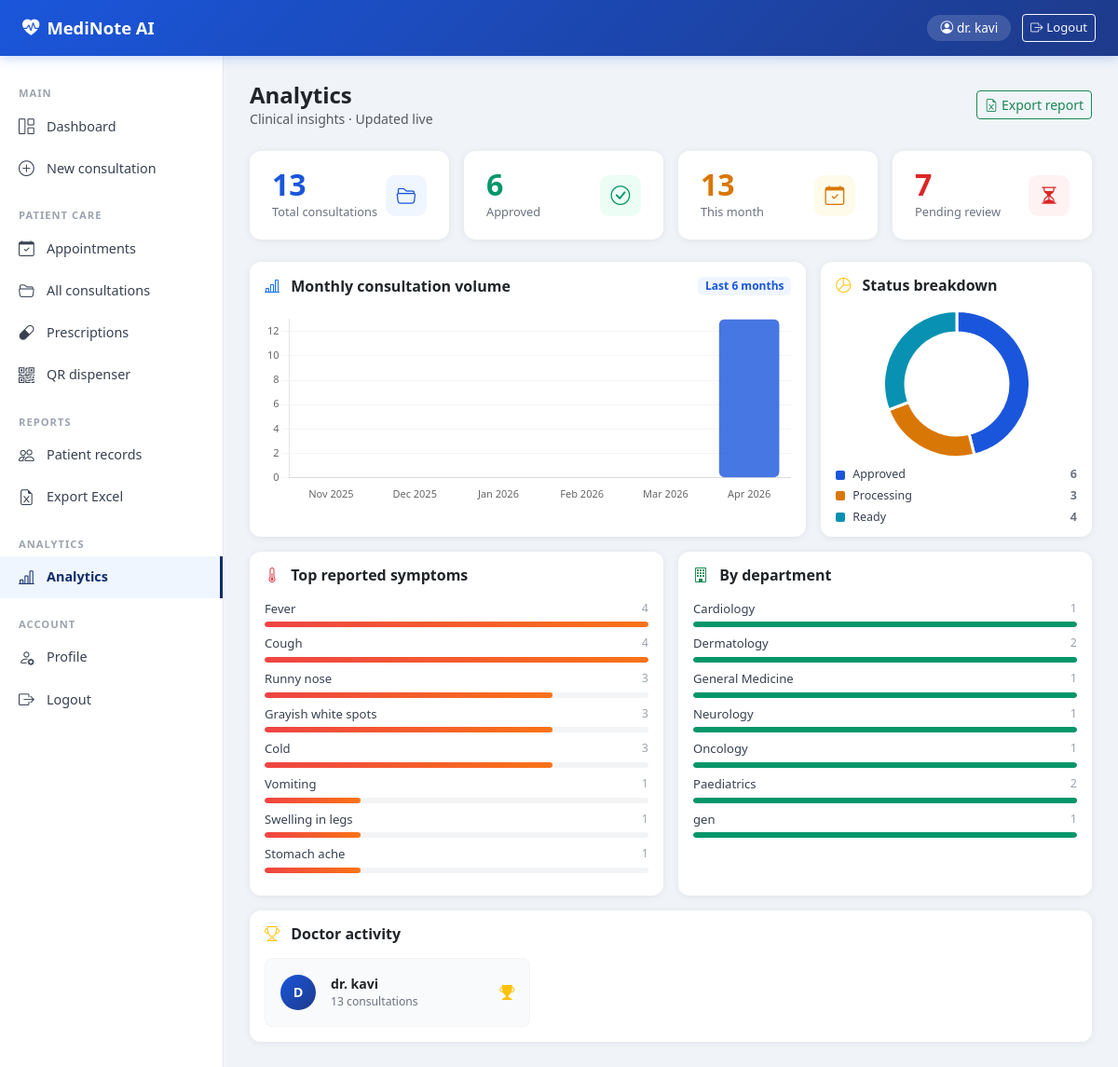
Screenshot of /analytics (signed in) with the database file from the repository.
### models/consultation.py (models this page shows, shortened)
class User(UserMixin, db.Model):
    __tablename__ = "users"
    id            = db.Column(db.Integer, primary_key=True)
    name          = db.Column(db.String(100), nullable=False)
    email         = db.Column(db.String(120), unique=True, nullable=False)
    password_hash = db.Column(db.String(200))
    role          = db.Column(db.String(20), default="doctor")
    created_at    = db.Column(db.DateTime, default=datetime.utcnow)

class Consultation(db.Model):
    __tablename__ = "consultations"
    id           = db.Column(db.Integer, primary_key=True)
    patient_name = db.Column(db.String(100))
    doctor_name  = db.Column(db.String(100))
    audio_file   = db.Column(db.String(200))
    status       = db.Column(db.String(30), default="uploaded")
    created_at   = db.Column(db.DateTime, default=datetime.utcnow)
    approved_at  = db.Column(db.DateTime, nullable=True)
    transcripts  = db.relationship("Transcript", backref="consultation", lazy=True)
    entities     = db.relationship("Entity", backref="consultation", lazy=True)
    notes        = db.relationship("Note", backref="consultation", lazy=True)
    prescriptions = db.relationship("Prescription", backref="consultation", lazy=True)

class Entity(db.Model):
    __tablename__ = "entities"
    id              = db.Column(db.Integer, primary_key=True)
    consultation_id = db.Column(db.Integer, db.ForeignKey("consultations.id"))
    entity_type     = db.Column(db.String(50))
    entity_value    = db.Column(db.String(200))
    metadata_json   = db.Column(db.Text)

### routes/patients.py (the view)
@patients_bp.route("/analytics")
@login_required
def analytics():
    from models.consultation import Consultation, Entity
    from sqlalchemy import func
    from datetime import datetime, timedelta
    total         = Consultation.query.count()
    approved      = Consultation.query.filter_by(status="approved").count()
    this_month    = Consultation.query.filter(
        Consultation.created_at >= datetime.now().replace(day=1)
    ).count()
    status_data = db.session.query(
        Consultation.status,
        func.count(Consultation.id)
    ).group_by(Consultation.status).all()
    dept_data = db.session.query(
        Entity.entity_value,
        func.count(Entity.id)
    ).filter(Entity.entity_type == "department")\
     .group_by(Entity.entity_value).all()
    symptom_data = db.session.query(
        Entity.entity_value,
        func.count(Entity.id).label("cnt")
    ).filter(Entity.entity_type == "symptoms")\
     .group_by(Entity.entity_value)\
     .order_by(func.count(Entity.id).desc()).limit(8).all()
    monthly = []
    for i in range(5, -1, -1):
        d     = datetime.now() - timedelta(days=30*i)
        count = Consultation.query.filter(
            func.strftime("%Y-%m", Consultation.created_at) ==
            d.strftime("%Y-%m")
        ).count()
        monthly.append({"month": d.strftime("%b %Y"), "count": count})
    doctor_data = db.session.query(
        Consultation.doctor_name,
        func.count(Consultation.id).label("cnt")
    ).group_by(Consultation.doctor_name)\
     .order_by(func.count(Consultation.id).desc()).limit(5).all()
    return render_template("analytics.html",
        total=total, approved=approved, this_month=this_month,
        status_data=status_data, dept_data=dept_data,
        symptom_data=symptom_data, monthly=monthly,
        doctor_data=doctor_data
    )

### templates/analytics.html (shortened to what this page needs)
{% extends "base.html" %}
{% block content %}
<div class="d-flex justify-content-between align-items-center mb-4">
  <div>
    <h4 class="fw-bold mb-0">Analytics</h4>
    <p class="text-muted mb-0" style="font-size:.88rem">
      Clinical insights · Updated live
    </p>
  </div>
  <a href="{{ url_for('consultation.export_excel') }}"
     class="btn btn-outline-success btn-sm">
    <i class="bi bi-file-earmark-excel me-1"></i>Export report
  </a>
</div>
<div class="row g-3 mb-4">
  {% for label, value, color, bg, icon in [
    ("Total consultations", total,          "#1a56db","#eff6ff","bi-folder2-open"),
    ("Approved",            approved,       "#059669","#ecfdf5","bi-check-circle"),
    ("This month",          this_month,     "#d97706","#fffbeb","bi-calendar-check"),
    ("Pending review",      total-approved, "#dc2626","#fef2f2","bi-hourglass-split")
  ] %}
  <div class="col-6 col-md-3">
    <div class="stat-card d-flex justify-content-between align-items-center">
      <div>
        <div class="stat-number" style="color:{{ color }}">{{ value }}</div>
        <div class="stat-label">{{ label }}</div>
      </div>
      <div class="stat-icon" style="background:{{ bg }};color:{{ color }}">
        <i class="bi {{ icon }}"></i>
      </div>
    </div>
  </div>
  {% endfor %}
</div>
<div class="row g-3 mb-3">
  <div class="col-md-8">
    <div class="card h-100">
      <div class="card-body pb-2">
        <div class="d-flex justify-content-between align-items-center mb-3">
          <h6 class="fw-bold mb-0">
            <i class="bi bi-bar-chart-line me-2 text-primary"></i>
            Monthly consultation volume
          </h6>
          <span class="badge" style="background:#eff6ff;color:#1a56db;font-size:.75rem">
            Last 6 months
          </span>
        </div>
        <canvas id="monthlyChart" height="110"></canvas>
      </div>
    </div>
  </div>
  <div class="col-md-4">
    <div class="card h-100">
      <div class="card-body pb-2">
        <h6 class="fw-bold mb-3">
          <i class="bi bi-pie-chart me-2 text-warning"></i>
          Status breakdown
        </h6>
        <div style="max-height:160px;display:flex;align-items:center;justify-content:center">
          <canvas id="statusChart" height="160"></canvas>
        </div>
        <div class="mt-2">
          {% set colors = ["#1a56db","#d97706","#0891b2","#059669","#dc2626","#7c3aed"] %}
          {% for s, cnt in status_data %}
          <div class="d-flex justify-content-between align-items-center mb-1">
            <div class="d-flex align-items-center gap-2">
              <div style="width:10px;height:10px;border-radius:2px;
                          background:{{ colors[loop.index0 % colors|length] }}"></div>
              <span style="font-size:.78rem;color:#374151">{{ s | capitalize }}</span>
            </div>
            <span class="fw-semibold" style="font-size:.78rem;color:#6b7280">{{ cnt }}</span>
          </div>
          {% endfor %}
        </div>
      </div>
    </div>
  </div>
</div>
<div class="row g-3 mb-3">
  <div class="col-md-6">
    <div class="card h-100">
      <div class="card-body">
        <h6 class="fw-bold mb-3">
          <i class="bi bi-thermometer-half me-2 text-danger"></i>
          Top reported symptoms
        </h6>
        {% if symptom_data %}
        {% for s, cnt in symptom_data %}
        <div class="mb-2">
          <div class="d-flex justify-content-between mb-1">
            <span style="font-size:.82rem;color:#374151">{{ s | capitalize }}</span>
            <span style="font-size:.78rem;color:#9ca3af">{{ cnt }}</span>
          </div>
          <div style="height:6px;background:#f3f4f6;border-radius:10px;overflow:hidden">
            <div style="height:100%;border-radius:10px;
                        background:linear-gradient(90deg,#ef4444,#f97316);
                        width:{{ (cnt / symptom_data[0][1] * 100)|int }}%">
            </div>
          </div>
        </div>
        {% endfor %}
        {% else %}
        <div class="text-center text-muted py-4" style="font-size:.88rem">
          <i class="bi bi-thermometer" style="font-size:2rem;opacity:.3"></i>
          <p class="mt-2 mb-0">No symptom data yet</p>
        </div>
        {% endif %}
      </div>
    </div>
  </div>
  <div class="col-md-6">
    <div class="card h-100">
      <div class="card-body">
        <h6 class="fw-bold mb-3">
          <i class="bi bi-building me-2 text-success"></i>
          By department
        </h6>
        {% if dept_data %}
        {% for dept, cnt in dept_data %}
        <div class="mb-2">
          <div class="d-flex justify-content-between mb-1">
            <span style="font-size:.82rem;color:#374151">
              {{ dept or "General Medicine" }}
            </span>
            <span style="font-size:.78rem;color:#9ca3af">{{ cnt }}</span>
          </div>
          <div style="height:6px;background:#f3f4f6;border-radius:10px;overflow:hidden">
            <div style="height:100%;border-radius:10px;background:#059669;
                        width:{{ (cnt / dept_data[0][1] * 100)|int }}%">
            </div>
          </div>
        </div>
        {% endfor %}
        {% else %}
        <div class="text-center text-muted py-4" style="font-size:.88rem">
          <i class="bi bi-building" style="font-size:2rem;opacity:.3"></i>
          <p class="mt-2 mb-0">No department data yet</p>
        </div>
        {% endif %}
      </div>
    </div>
  </div>
</div>
{% if doctor_data %}
<div class="card">
  <div class="card-body">
    <h6 class="fw-bold mb-3">
      <i class="bi bi-trophy me-2 text-warning"></i>
      Doctor activity
    </h6>
    <div class="row g-2">
      {% for doc, cnt in doctor_data %}
      <div class="col-md-4 col-6">
        <div class="d-flex align-items-center gap-3 p-3 rounded-3"
             style="background:#f9fafb;border:1px solid #f3f4f6">
          <div style="width:38px;height:38px;border-radius:50%;
                      background:linear-gradient(135deg,#1a56db,#1e3a8a);
                      display:flex;align-items:center;justify-content:center;
                      font-weight:700;color:#fff;font-size:.9rem;flex-shrink:0">
            {{ doc[0].upper() if doc else "?" }}
          </div>
          <div class="flex-grow-1">
            <div class="fw-semibold" style="font-size:.88rem">{{ doc }}</div>
            <div style="font-size:.76rem;color:#6b7280">
              {{ cnt }} consultation{{ "s" if cnt != 1 }}
            </div>
          </div>
          {% if loop.index == 1 %}
          <i class="bi bi-trophy-fill text-warning"></i>
          {% elif loop.index == 2 %}
          <i class="bi bi-award-fill" style="color:#94a3b8"></i>
          {% elif loop.index == 3 %}
          <i class="bi bi-award-fill" style="color:#d97706"></i>
          {% endif %}
        </div>
      </div>
      {% endfor %}
    </div>
  </div>
</div>
{% endif %}
<script>
Chart.defaults.font.family = "'Segoe UI', sans-serif";
Chart.defaults.font.size   = 11;
new Chart(document.getElementById("monthlyChart"), {
  type: "bar",
  data: {
    labels: {{ monthly | map(attribute='month') | list | tojson }},
    datasets:[{
      label:"Consultations",
      data: {{ monthly | map(attribute='count') | list | tojson }},
      backgroundColor:"#1a56dbcc",
      hoverBackgroundColor:"#1a56db",
      borderRadius:6, borderSkipped:false
    }]
  },
  options:{
    responsive:true,
    plugins:{ legend:{display:false}, tooltip:{callbacks:{
      label: ctx => ` ${ctx.raw} consultation${ctx.raw !== 1 ? 's' : ''}`
    }}},
    scales:{
      y:{ beginAtZero:true, ticks:{stepSize:1}, grid:{color:"#f3f4f6"} },
      x:{ grid:{display:false} }
    }
  }
});
new Chart(document.getElementById("statusChart"), {
  type:"doughnut",
  data:{
    labels: {{ status_data | map(attribute=0) | list | tojson }},
    datasets:[{
      data:  {{ status_data | map(attribute=1) | list | tojson }},
      backgroundColor:["#1a56db","#d97706","#0891b2","#059669","#dc2626","#7c3aed"],
      borderWidth:3, borderColor:"#fff", hoverOffset:4
    }]
  },
  options:{
    responsive:true, cutout:"70%",
    plugins:{ legend:{display:false} }
  }
});
</script>
{% endblock %}

### templates/base.html (shortened to what this page needs)
<!DOCTYPE html>
<html lang="en">
<head>
  <link href="https://cdn.jsdelivr.net/npm/bootstrap@5.3.0/dist/css/bootstrap.min.css" rel="stylesheet"/>
  <link href="https://cdn.jsdelivr.net/npm/bootstrap-icons@1.10.5/font/bootstrap-icons.css" rel="stylesheet"/>
</head>
<body>
{% set authenticated = current_user.is_authenticated %}
{% if authenticated %}
<div class="topbar">
  <a href="{{ url_for('dashboard.dashboard') }}" class="topbar-brand">
    <i class="bi bi-heart-pulse-fill"></i>MediNote AI
  </a>
  <div class="topbar-user">
    <span class="user-pill"><i class="bi bi-person-circle me-1"></i>{{ current_user.name }}</span>
    <a href="{{ url_for('auth.logout') }}" class="btn btn-sm btn-outline-light" style="font-size:.82rem">
      <i class="bi bi-box-arrow-right me-1"></i>Logout
    </a>
  </div>
</div>
<div class="sidebar">
    <div class="sidebar-label">Main</div>
    <a href="{{ url_for('dashboard.dashboard') }}"
       class="sidebar-link {% if request.endpoint == 'dashboard.dashboard' %}active{% endif %}">
      <i class="bi bi-grid-1x2"></i>Dashboard
    </a>
    <a href="{{ url_for('consultation.consent') }}"
       class="sidebar-link {% if request.endpoint in ['consultation.consent','consultation.upload'] %}active{% endif %}">
      <i class="bi bi-plus-circle"></i>New consultation
    </a>
    <div class="sidebar-label mt-2">Patient care</div>
    <a href="{{ url_for('patients.appointments') }}"
       class="sidebar-link {% if request.endpoint == 'patients.appointments' %}active{% endif %}">
      <i class="bi bi-calendar-check"></i>Appointments
    </a>
    <a href="{{ url_for('dashboard.all_consultations') }}"
       class="sidebar-link {% if request.endpoint == 'dashboard.all_consultations' %}active{% endif %}">
      <i class="bi bi-folder2-open"></i>All consultations
    </a>
    <a href="{{ url_for('patients.prescriptions') }}"
       class="sidebar-link {% if request.endpoint == 'patients.prescriptions' %}active{% endif %}">
      <i class="bi bi-capsule"></i>Prescriptions
    </a>
    <a href="{{ url_for('patients.qr_dispenser') }}"
       class="sidebar-link {% if request.endpoint == 'patients.qr_dispenser' %}active{% endif %}">
      <i class="bi bi-qr-code"></i>QR dispenser
    </a>
    <div class="sidebar-label mt-2">Reports</div>
    <a href="{{ url_for('patients.patient_list') }}"
       class="sidebar-link {% if request.endpoint in ['patients.patient_list','patients.patient_detail'] %}active{% endif %}">
      <i class="bi bi-people"></i>Patient records
    </a>
    <a href="{{ url_for('consultation.export_excel') }}"
       class="sidebar-link">
      <i class="bi bi-file-earmark-excel"></i>Export Excel
    </a>
    <div class="sidebar-label mt-2">Analytics</div>
    <a href="{{ url_for('patients.analytics') }}"
       class="sidebar-link {% if request.endpoint == 'patients.analytics' %}active{% endif %}">
      <i class="bi bi-bar-chart-line"></i>Analytics
    </a>
    <div class="sidebar-label mt-2">Account</div>
    <a href="{{ url_for('patients.profile') }}"
       class="sidebar-link {% if request.endpoint == 'patients.profile' %}active{% endif %}">
      <i class="bi bi-person-gear"></i>Profile
    </a>
    <a href="{{ url_for('auth.logout') }}" class="sidebar-link">
      <i class="bi bi-box-arrow-right"></i>Logout
    </a>
  </div>
{% endif %}
{% if authenticated %}
<div class="main-content">
{% else %}
<div class="container mt-4">
{% endif %}
  {% block content %}{% endblock %}
</div>
</body>
</html>

### rows the page displays
User: name "dr. kavi"
Consultation: status "Ready", id "4"
Entity: entity_value "Cardiology", cnt "1", {{ (cnt / dept_data[0][1] * 100)|int }} 100 (drawn)
Entity: entity_value "General Medicine", cnt "1", {{ (cnt / dept_data[0][1] * 100)|int }} 100 (drawn)
Entity: entity_value "Neurology", cnt "1", {{ (cnt / dept_data[0][1] * 100)|int }} 100 (drawn)
Entity: entity_value "Oncology", cnt "1", {{ (cnt / dept_data[0][1] * 100)|int }} 100 (drawn)
Entity: entity_value "gen", cnt "1", {{ (cnt / dept_data[0][1] * 100)|int }} 100 (drawn)

### other values shown
{{ value }} "13" "6" "13" "7"
{{ label }} "Total consultations" "Approved" "This month" "Pending review"
{{ s | capitalize }} "Approved" "Processing"
{{ cnt }} "6" "3"
{{ s | capitalize }} "Fever" "Cough" "Runny nose" "Grayish white spots" "Cold" "Vomiting" "Swelling in legs" "Stomach ache"
{{ cnt }} "4" "4" "3" "3" "3" "1" "1" "1"
{{ dept or "General Medicine" }} "Dermatology" "Paediatrics"
{{ cnt }} "2" "2"
{{ doc[0].upper() if doc else "?" }} "D"
{{ doc }} "dr. kavi"
{{ cnt }} "13"
{{ "s" if cnt != 1 }} "s"
chart data {{ monthly | map(attribute='count') | list | tojson }} [0, 0, 0, 0, 0, 13]
chart data {{ status_data | map(attribute=1) | list | tojson }} [6, 3, 4]
